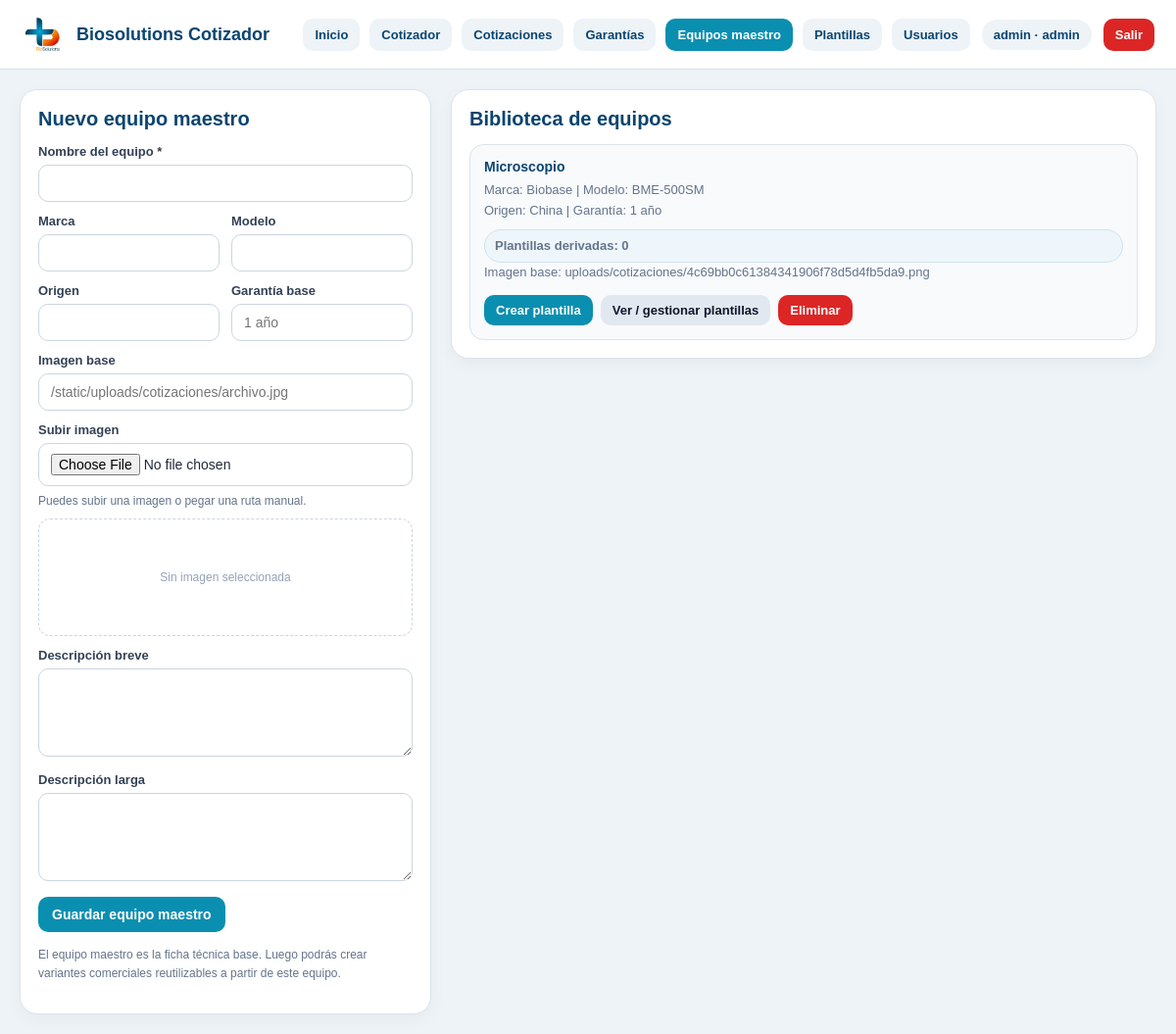
Before: /equipos (signed in) with the older database file.
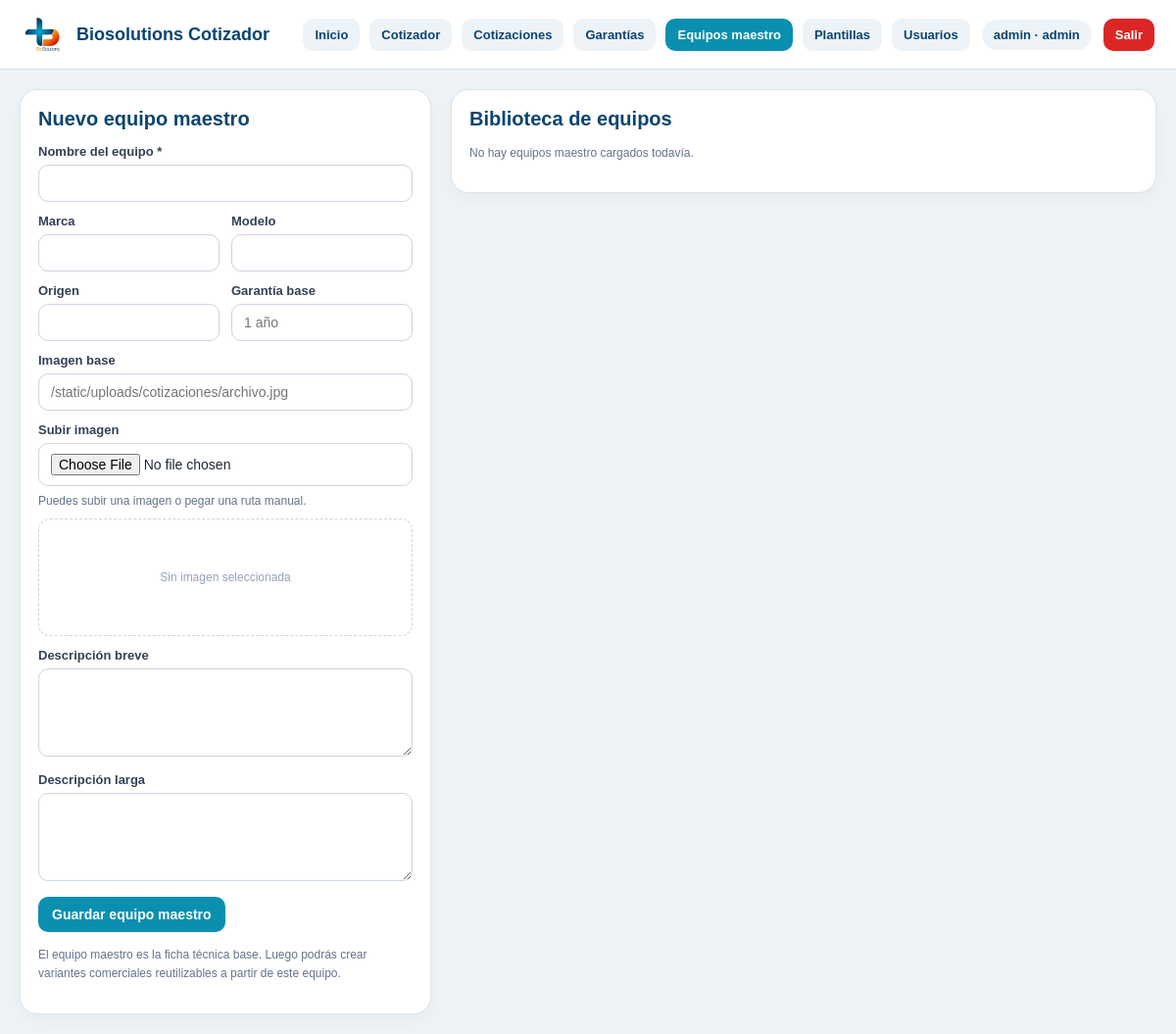
After: the same page with the newer database file.
### tables this page shows
CREATE TABLE equipos (
    id INTEGER PRIMARY KEY AUTOINCREMENT,
    nombre TEXT NOT NULL,
    marca TEXT,
    modelo TEXT,
    origen TEXT,
    garantia_base TEXT,
    descripcion_breve TEXT,
    descripcion_larga TEXT,
    imagen TEXT,
    precio_base REAL,
    mostrar_precio_por_defecto INTEGER DEFAULT 0,
    activo INTEGER DEFAULT 1
);

### app.py (the view)
@app.route("/equipos")
@login_required
def equipos_page():
    conn = get_db_connection()
    equipos = conn.execute("""
        SELECT
            e.*,
            COUNT(p.id) AS plantillas_count
        FROM equipos e
        LEFT JOIN plantillas p
            ON p.equipo_id = e.id
           AND p.activo = 1
        WHERE e.activo = 1
        GROUP BY e.id
        ORDER BY e.id DESC
    """).fetchall()
    conn.close()
    return render_template("equipos.html", equipos=equipos, active_page="equipos")

### app.py (called while the page is built)
def get_db_connection():
    conn = sqlite3.connect(DB_PATH, timeout=10)
    conn.row_factory = sqlite3.Row
    return conn

def get_current_user():
    user_id = session.get("user_id")
    if not user_id:
        return None
    conn = get_db_connection()
    user = conn.execute("""
        SELECT id, username, nombre, rol, activo
        FROM usuarios
        WHERE id = ? AND activo = 1
    """, (user_id,)).fetchone()
    conn.close()
    return user

def login_required(view_func):
    @wraps(view_func)
    def wrapper(*args, **kwargs):
        if not session.get("user_id"):
            return redirect(url_for("login", next=request.path))
        return view_func(*args, **kwargs)
    return wrapper

@app.context_processor
def inject_auth_context():
    user = get_current_user()
    return {
        "current_user": user,
        "current_role": user["rol"] if user else None
    }

### templates/equipos.html (shortened to what the changed rows need)
{% extends "base.html" %}
{% block content %}
<div class="page-grid">
 <section class="page-card">
    <h2>{% if current_role in ['admin', 'editor'] %}Nuevo equipo maestro{% else %}Detalle del módulo{% endif %}</h2>
  </section>
  <section class="page-card">
    <h2>Biblioteca de equipos</h2>
    {% if equipos %}
      <div class="lib-list">
        {% for equipo in equipos %}
          <div class="lib-card">
            <strong>{{ equipo["nombre"] }}</strong>
            <span>
              {% if equipo["marca"] %}Marca: {{ equipo["marca"] }}{% endif %}
              {% if equipo["modelo"] %} | Modelo: {{ equipo["modelo"] }}{% endif %}
            </span>
            <span>
              {% if equipo["origen"] %}Origen: {{ equipo["origen"] }}{% endif %}
              {% if equipo["garantia_base"] %} | Garantía: {{ equipo["garantia_base"] }}{% endif %}
            </span>
            <span class="origin-badge">
              Plantillas derivadas: {{ equipo["plantillas_count"] or 0 }}
            </span>
            {% if equipo["imagen"] %}
              <span>Imagen base: {{ equipo["imagen"] }}</span>
            {% endif %}
             <div class="card-actions">
               {% if current_role in ['admin', 'editor'] %}
                <a class="btn-link" href="{{ url_for('plantillas_page') }}?equipo_id={{ equipo['id'] }}&action=create">
                  Crear plantilla
                </a>
              {% endif %}
              <a class="btn-link secondary" href="{{ url_for('plantillas_page') }}?equipo_id={{ equipo['id'] }}&action=view">
                Ver / gestionar plantillas
              </a>
              {% if current_role == 'admin' %}
                <form method="post"
                      action="{{ url_for('eliminar_equipo', equipo_id=equipo['id']) }}"
                      onsubmit="return confirm('¿Eliminar este equipo maestro? Las plantillas ya creadas seguirán existiendo, pero el equipo dejará de aparecer en la biblioteca.');"
                      style="display:inline;">
                  <button type="submit" class="btn-link danger">Eliminar</button>
                </form>
              {% endif %}
            </div>
          </div>
        {% endfor %}
      </div>
    {% else %}
      <p class="tiny-note">No hay equipos maestro cargados todavía.</p>
    {% endif %}
  </section>
</div>
{% endblock %}

Changed rows visible on the page:
no longer on this page (row edited): equipos: nombre "Microscopio", marca "Biobase", modelo "BME-500SM", origen "China", garantia_base "1 año", mostrar_precio_por_defecto "0", imagen "uploads/cotizaciones/4c69bb0c61384341906f78d5d4fb5da9.png"
Other visible differences:
text now shown: "No hay equipos maestro cargados todavía."
